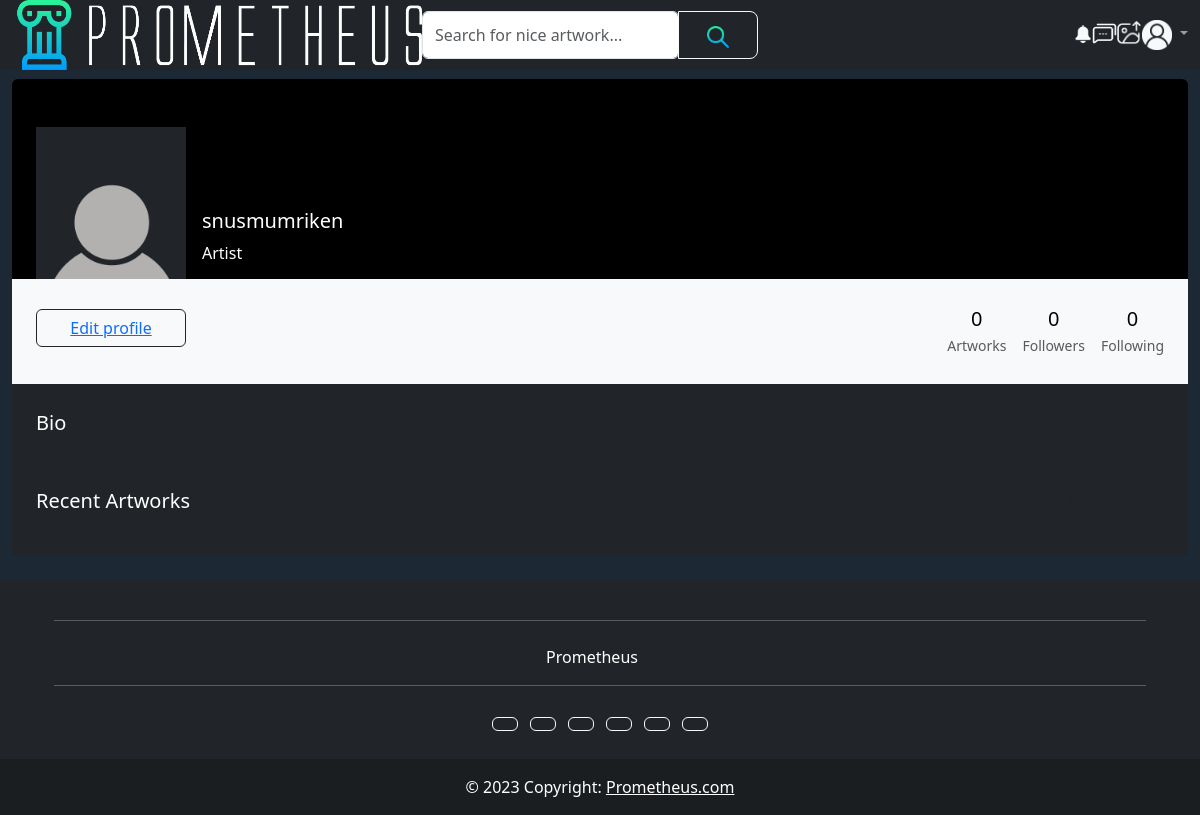
The app's page /profile/ (signed in), older data.
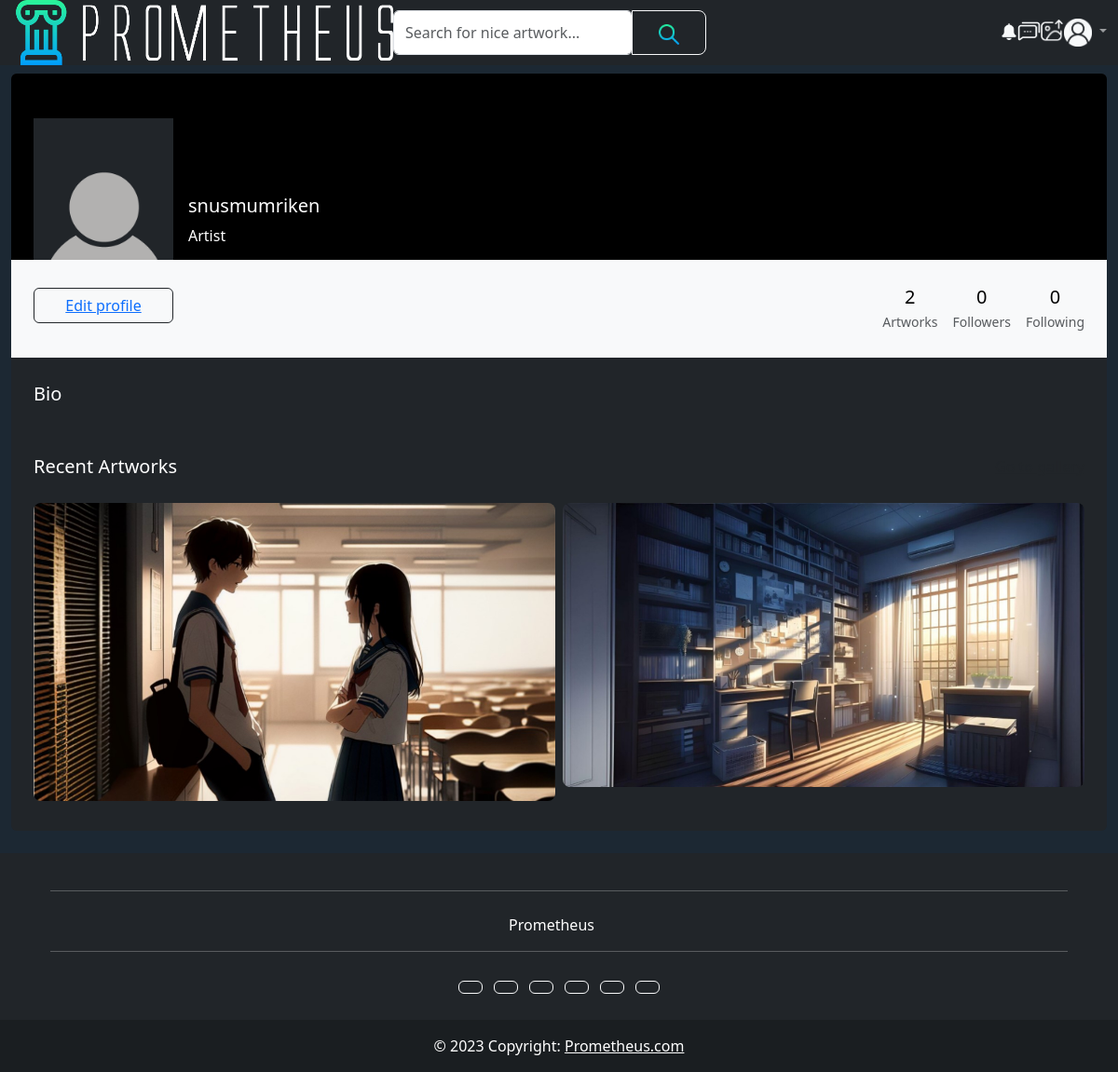
The same page, newer data.
### home/models.py (models this page shows, shortened)
class Artwork(models.Model):
    author= models.ForeignKey(User, on_delete=models.CASCADE)
    artwork=models.ImageField(upload_to="artworks",null=True, blank=False)
    name= models.CharField(max_length=30)
    pub_date= models.DateTimeField(null=True)
    description= models.TextField(max_length=200000, null=True, blank=True)
    comments=models.IntegerField(default=0)
    tags= models.TextField(max_length=600, null=True, blank=True)
    likes= models.ManyToManyField(User, related_name="users_liked",default=None)
    @property
    def generate_artwork_url(self):
        return "/artworks/"+ str(self.pk)+"/"
    @property
    def image_url(self):
        if self.artwork and hasattr(self.artwork, 'url'):
            return self.artwork.url

### home/views.py (the view)
# urls.py: path('profile/',views.profile, name="profile"),
@login_required(login_url="/login/")
def profile(request):
    user = get_object_or_404(User, username=request.user.username)
    arts = Artwork.objects.filter(author=user).count()
    try:
        recents = Artwork.objects.filter(author=user)[8]
    except:
        recents = Artwork.objects.filter(author=user)
    following = FollowingFollower.objects.filter(user_follow=user).count()
    followers = FollowingFollower.objects.filter(user_followed=user).count()
    context = {
        "profile": user,
        "arts": arts,
        "followers": followers,
        "following": following,
        "recent_artworks": recents
    }
    return render(request, "profile.html", context)

### home/backend.py (called while the page is built)
    def get_user(self, user_id):
        UserModel = get_user_model()
        try:
            return UserModel.objects.get(pk=user_id)
        except UserModel.DoesNotExist:
            return None

### home/models.py (called while the page is built)
    @property
    def provide_image(self):
        if self.profile_Picture:
            return self.profile_Picture.url
        if self.profile_Picture_Link:
            return self.profile_Picture_Link
        else:
            return default_user_avatar

### home/templates/profile.html (shortened to what this page needs)
{% extends "base.html" %}
{% block content%}
        <div class="container-fluid py-4 h-100">
    <div class="row d-flex justify-content-center align-items-center h-100">
      <div class="col">
        <div class="card border-0 bg-dark">
          <div class="rounded-top text-white d-flex flex-row"  style="background-color: #000; height:200px;">
            <div class="ms-4 mt-5 d-flex flex-column bg-dark text-white" style="width: 150px;">
              <img src={{profile.provide_image}}
                alt={{profile.username}} class="img-fluid mt-4 mb-2"
                height="150px" width="150px" style="object-position: center">
              <button  id="edit_profile_button" type="button" class="btn btn-outline-dark"
                style="z-index: 1;">
               <a href={% url "editProfile" %}>  Edit profile </a>
              </button>
            </div>
            <div class="ms-3" style="margin-top: 130px;">
              <h5>{{profile.username}}</h5>
              <p>{{profile.occupation}}</p>
            </div>
          </div>
          <div class="p-4 text-black" style="background-color: #f8f9fa;">
            <div class="d-flex justify-content-end text-center py-1">
              <div>
                <p class="mb-1 h5">{{arts}}</p>
                <p class="small text-muted mb-0">Artworks</p>
              </div>
              <div class="px-3">
                <p class="mb-1 h5">{{followers}}</p>
                <p class="small text-muted mb-0">Followers</p>
              </div>
              <div>
                <p class="mb-1 h5">{{following}}</p>
                <p class="small text-muted mb-0">Following</p>
              </div>
            </div>
          </div>
          <div class="card-body p-4 text-black">
            <div class="mb-5 text-white">
              <p class="lead fw-normal mb-1">Bio</p>
            </div>
            <div class="d-flex justify-content-between align-items-center mb-4 text-white">
              <p class="lead fw-normal mb-0">Recent Artworks</p>
              <p class="mb-0"><a href="#!" class="text-muted">Go to gallery</a></p>
            </div>
            <div class="row g-2">
              {% for artwork in recent_artworks %}
              <div class="col mb-2">
                <a href={{artwork.generate_artwork_url}}><img src={{artwork.image_url}}
                  alt={{artwork.name}} class="w-100 rounded-3"></a>
              </div>
              {% endfor %}
            </div>
          </div>
        </div>
      </div>
    </div>
  </div>
{% endblock %}

Row changes from the older to the newer data that the page shows:
added Artwork: image_url (picture)
added Artwork: image_url (picture)
Text that changed along with them:
{{ arts }}: "0" → "2"
